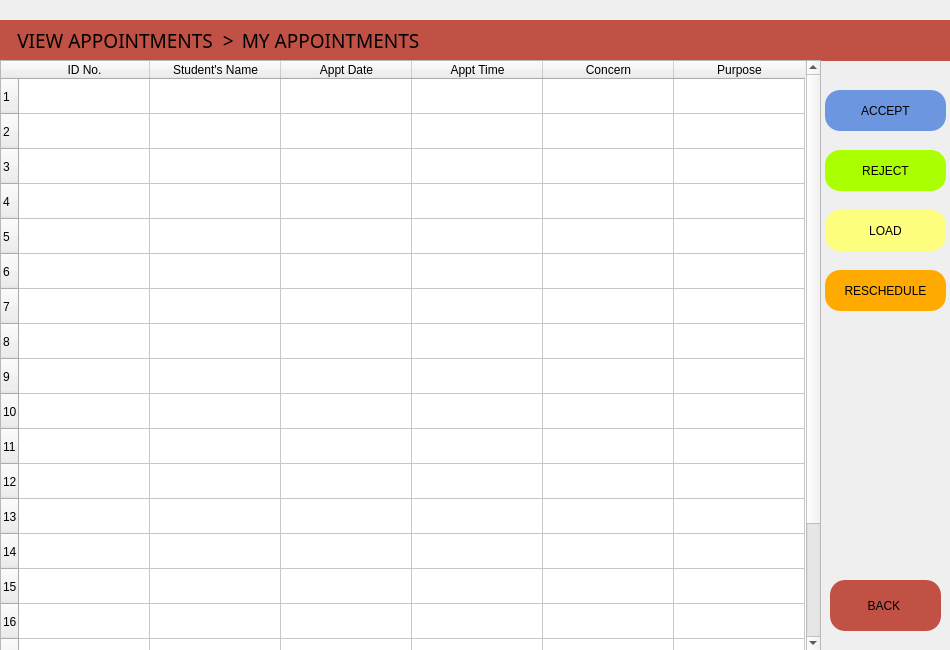
<?xml version="1.0" encoding="UTF-8"?>
<ui version="4.0">
 <class>appointment_teachers</class>
 <widget class="QMainWindow" name="appointment_teachers">
  <property name="geometry">
   <rect>
    <x>0</x>
    <y>0</y>
    <width>950</width>
    <height>650</height>
   </rect>
  </property>
  <property name="windowTitle">
   <string>My Appointment</string>
  </property>
  <property name="styleSheet">
   <string notr="true"/>
  </property>
  <widget class="QWidget" name="centralwidget">
   <widget class="QLabel" name="label_3">
    <property name="geometry">
     <rect>
      <x>10</x>
      <y>20</y>
      <width>231</width>
      <height>41</height>
     </rect>
    </property>
    <property name="font">
     <font>
      <family>Segoe UI Semibold</family>
      <pointsize>14</pointsize>
      <weight>7</weight>
      <italic>false</italic>
      <bold>false</bold>
     </font>
    </property>
    <property name="styleSheet">
     <string notr="true">font: 63 14pt &quot;Segoe UI Semibold&quot;;</string>
    </property>
    <property name="frameShape">
     <enum>QFrame::NoFrame</enum>
    </property>
    <property name="frameShadow">
     <enum>QFrame::Raised</enum>
    </property>
    <property name="text">
     <string>VIEW APPOINTMENTS  &gt;</string>
    </property>
    <property name="alignment">
     <set>Qt::AlignCenter</set>
    </property>
   </widget>
   <widget class="QPushButton" name="acceptBtn">
    <property name="geometry">
     <rect>
      <x>825</x>
      <y>90</y>
      <width>121</width>
      <height>41</height>
     </rect>
    </property>
    <property name="styleSheet">
     <string notr="true">background-color: rgb(109, 150, 225);
font: 63 11pt &quot;Segoe UI Semibold&quot;;
border-radius: 15px;</string>
    </property>
    <property name="text">
     <string>ACCEPT</string>
    </property>
    <property name="autoDefault">
     <bool>false</bool>
    </property>
   </widget>
   <widget class="QPushButton" name="rejectbtn">
    <property name="geometry">
     <rect>
      <x>825</x>
      <y>150</y>
      <width>121</width>
      <height>41</height>
     </rect>
    </property>
    <property name="styleSheet">
     <string notr="true">background-color: rgb(170, 255, 0);
border-radius: 15px;
font: 63 11pt &quot;Segoe UI Semibold&quot;;</string>
    </property>
    <property name="text">
     <string>REJECT</string>
    </property>
   </widget>
   <widget class="QPushButton" name="reschedbtn">
    <property name="geometry">
     <rect>
      <x>825</x>
      <y>270</y>
      <width>121</width>
      <height>41</height>
     </rect>
    </property>
    <property name="styleSheet">
     <string notr="true">background-color: rgb(255, 170, 0);
border-radius: 15px;
font: 63 11pt &quot;Segoe UI Semibold&quot;;</string>
    </property>
    <property name="text">
     <string>RESCHEDULE</string>
    </property>
   </widget>
   <widget class="QLabel" name="label_4">
    <property name="geometry">
     <rect>
      <x>240</x>
      <y>20</y>
      <width>181</width>
      <height>41</height>
     </rect>
    </property>
    <property name="font">
     <font>
      <family>Segoe UI Semibold</family>
      <pointsize>14</pointsize>
      <weight>7</weight>
      <italic>false</italic>
      <bold>false</bold>
     </font>
    </property>
    <property name="styleSheet">
     <string notr="true">font: 63 14pt &quot;Segoe UI Semibold&quot;;</string>
    </property>
    <property name="frameShape">
     <enum>QFrame::NoFrame</enum>
    </property>
    <property name="frameShadow">
     <enum>QFrame::Raised</enum>
    </property>
    <property name="text">
     <string>MY APPOINTMENTS</string>
    </property>
    <property name="alignment">
     <set>Qt::AlignCenter</set>
    </property>
   </widget>
   <widget class="QLabel" name="label">
    <property name="geometry">
     <rect>
      <x>0</x>
      <y>0</y>
      <width>951</width>
      <height>651</height>
     </rect>
    </property>
    <property name="text">
     <string/>
    </property>
    <property name="pixmap">
     <pixmap>facultydashboard_bg.jpg</pixmap>
    </property>
    <property name="scaledContents">
     <bool>true</bool>
    </property>
   </widget>
   <widget class="QLabel" name="label_2">
    <property name="geometry">
     <rect>
      <x>0</x>
      <y>20</y>
      <width>951</width>
      <height>41</height>
     </rect>
    </property>
    <property name="styleSheet">
     <string notr="true">background-color: rgb(193, 80, 69);</string>
    </property>
    <property name="text">
     <string/>
    </property>
   </widget>
   <widget class="QPushButton" name="viewBtn_5">
    <property name="geometry">
     <rect>
      <x>830</x>
      <y>580</y>
      <width>111</width>
      <height>51</height>
     </rect>
    </property>
    <property name="styleSheet">
     <string notr="true">background-color: rgb(193, 80, 69);
border-radius: 15px;
font: 63 11pt &quot;Segoe UI Semibold&quot;;</string>
    </property>
    <property name="text">
     <string>BACK </string>
    </property>
   </widget>
   <widget class="QTableWidget" name="appointment">
    <property name="geometry">
     <rect>
      <x>0</x>
      <y>60</y>
      <width>821</width>
      <height>591</height>
     </rect>
    </property>
    <property name="styleSheet">
     <string notr="true">font: 12pt &quot;Rockwell&quot;;</string>
    </property>
    <property name="frameShape">
     <enum>QFrame::StyledPanel</enum>
    </property>
    <property name="frameShadow">
     <enum>QFrame::Raised</enum>
    </property>
    <property name="rowCount">
     <number>20</number>
    </property>
    <attribute name="horizontalHeaderDefaultSectionSize">
     <number>131</number>
    </attribute>
    <attribute name="verticalHeaderDefaultSectionSize">
     <number>35</number>
    </attribute>
    <row/>
    <row/>
    <row/>
    <row/>
    <row/>
    <row/>
    <row/>
    <row/>
    <row/>
    <row/>
    <row/>
    <row/>
    <row/>
    <row/>
    <row/>
    <row/>
    <row/>
    <row/>
    <row/>
    <row/>
    <column>
     <property name="text">
      <string>ID No.</string>
     </property>
     <property name="textAlignment">
      <set>AlignCenter</set>
     </property>
    </column>
    <column>
     <property name="text">
      <string>Student's Name</string>
     </property>
     <property name="textAlignment">
      <set>AlignCenter</set>
     </property>
    </column>
    <column>
     <property name="text">
      <string>Appt Date</string>
     </property>
     <property name="textAlignment">
      <set>AlignCenter</set>
     </property>
    </column>
    <column>
     <property name="text">
      <string>Appt Time</string>
     </property>
     <property name="textAlignment">
      <set>AlignCenter</set>
     </property>
    </column>
    <column>
     <property name="text">
      <string>Concern</string>
     </property>
     <property name="textAlignment">
      <set>AlignCenter</set>
     </property>
    </column>
    <column>
     <property name="text">
      <string>Purpose</string>
     </property>
     <property name="textAlignment">
      <set>AlignCenter</set>
     </property>
    </column>
   </widget>
   <widget class="QPushButton" name="loadData">
    <property name="geometry">
     <rect>
      <x>825</x>
      <y>210</y>
      <width>121</width>
      <height>41</height>
     </rect>
    </property>
    <property name="styleSheet">
     <string notr="true">background-color: rgb(255, 255, 127);
border-radius: 15px;
font: 63 11pt &quot;Segoe UI Semibold&quot;;</string>
    </property>
    <property name="text">
     <string>LOAD</string>
    </property>
   </widget>
   <zorder>label</zorder>
   <zorder>label_2</zorder>
   <zorder>label_3</zorder>
   <zorder>acceptBtn</zorder>
   <zorder>rejectbtn</zorder>
   <zorder>reschedbtn</zorder>
   <zorder>label_4</zorder>
   <zorder>viewBtn_5</zorder>
   <zorder>appointment</zorder>
   <zorder>loadData</zorder>
  </widget>
 </widget>
 <resources/>
 <connections/>
</ui>
